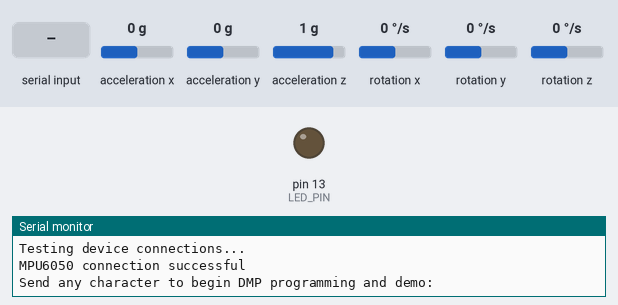
Bench run of a sketch on a simulated Arduino Uno, built with avr-gcc and run on an emulated ATmega328P. On the bench: output pins drawn as LEDs (lit = HIGH), the last lines printed to the serial monitor. Dashed ring = blinking. The inputs (shaded band) are chosen by the test bench; at power-on: acceleration x 0 g, acceleration y 0 g, rotation z 0 °/s, acceleration z 1 g, rotation x 0 °/s, rotation y 0 °/s. The sensor or clock chip raises its interrupt line as the real part does.

Above: at 0.9 s.
1.0 s: "1\n" received over Serial
At 1.73 s:
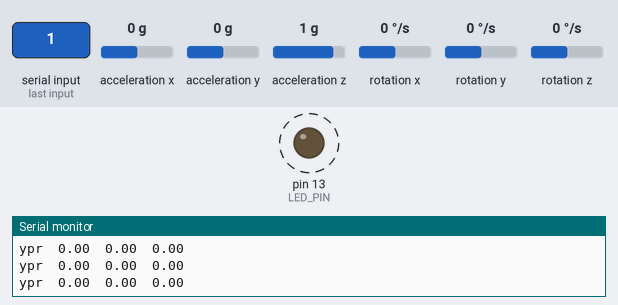
4.0 s: acceleration x set to 0.8 g
7.0 s: acceleration y set to -1.4 g
10.0 s: acceleration y set to 0 g
13.0 s: rotation z set to 100 °/s
16.0 s: acceleration y set to -0.8 g
Timing chart, 0 to 20.0 s (numbered marks = the images above; inputs shaded):
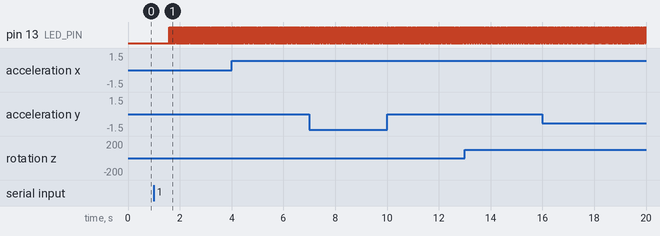

Measured:
- after the input at 1.0 s, pin 13 (LED_PIN): alternates HIGH for 0.02 s and LOW for 0.02 s, starting after 0.58 s

The sketch:

mpu_6050.ino
```cpp
#include "I2Cdev.h"
#include "MPU6050_6Axis_MotionApps20.h"

#if I2CDEV_IMPLEMENTATION == I2CDEV_ARDUINO_WIRE
    #include "Wire.h"
#endif

MPU6050 mpu;
//MPU6050 mpu(0x69); // <-- use for AD0 high


#define OUTPUT_READABLE_YAWPITCHROLL
#define INTERRUPT_PIN 2  // use pin 2 on Arduino Uno & most boards
#define LED_PIN 13 // (Arduino is 13, Teensy is 11, Teensy++ is 6)
bool blinkState = false;

// MPU control/status vars
bool dmpReady = false;  // set true if DMP init was successful
uint8_t mpuIntStatus;   // holds actual interrupt status byte from MPU
uint8_t devStatus;      // return status after each device operation (0 = success, !0 = error)
uint16_t packetSize;    // expected DMP packet size (default is 42 bytes)
uint16_t fifoCount;     // count of all bytes currently in FIFO
uint8_t fifoBuffer[64]; // FIFO storage buffer

// orientation/motion vars
Quaternion q;           // [w, x, y, z]         quaternion container
VectorInt16 aa;         // [x, y, z]            accel sensor measurements
VectorInt16 aaReal;     // [x, y, z]            gravity-free accel sensor measurements
VectorInt16 aaWorld;    // [x, y, z]            world-frame accel sensor measurements
VectorFloat gravity;    // [x, y, z]            gravity vector
float euler[3];         // [psi, theta, phi]    Euler angle container
float ypr[3];           // [yaw, pitch, roll]   yaw/pitch/roll container and gravity vector

// packet structure for InvenSense teapot demo
uint8_t teapotPacket[14] = { '$', 0x02, 0,0, 0,0, 0,0, 0,0, 0x00, 0x00, '\r', '\n' };

volatile bool mpuInterrupt = false;     // indicates whether MPU interrupt pin has gone high
void dmpDataReady () {
    mpuInterrupt = true;
}


void setup() {

    #if I2CDEV_IMPLEMENTATION == I2CDEV_ARDUINO_WIRE
        Wire.begin();
    #elif I2CDEV_IMPLEMENTATION == I2CDEV_BUILTIN_FASTWIRE
        Fastwire::setup(400, true);
    #endif
    Serial.begin(9600);
    while (!Serial); // wait for Leonardo enumeration, others continue immediately

    Serial.println(F("Initializing I2C devices..."));
    mpu.initialize();
    pinMode(INTERRUPT_PIN, INPUT);


    Serial.println(F("Testing device connections..."));
    Serial.println(mpu.testConnection() ? F("MPU6050 connection successful") : F("MPU6050 connection failed"));

    // wait for ready
    Serial.println(F("\nSend any character to begin DMP programming and demo: "));
    while (Serial.available() && Serial.read()); // empty buffer
    while (!Serial.available());                 // wait for data
    while (Serial.available() && Serial.read()); // empty buffer again

    // load and configure the DMP
    Serial.println(F("Initializing DMP..."));
    devStatus = mpu.dmpInitialize();

    // supply your own gyro offsets here, scaled for min sensitivity
    mpu.setXGyroOffset(220);
    mpu.setYGyroOffset(76);
    mpu.setZGyroOffset(-85);
    mpu.setZAccelOffset(1788); // 1688 factory default for my test chip

    // make sure it worked (returns 0 if so)
    if (devStatus == 0) {
        // turn on the DMP, now that it's ready
        Serial.println(F("Enabling DMP..."));
        mpu.setDMPEnabled(true);

        // enable Arduino interrupt detection
        Serial.println(F("Enabling interrupt detection (Arduino external interrupt 0)..."));
        attachInterrupt(2, dmpDataReady, RISING);
        mpuIntStatus = mpu.getIntStatus();

        // set our DMP Ready flag so the main loop() function knows it's okay to use it
        Serial.println(F("DMP ready! Waiting for first interrupt..."));
        dmpReady = true;

        // get expected DMP packet size for later comparison
        packetSize = mpu.dmpGetFIFOPacketSize();
    } else {
        // ERROR!
        // 1 = initial memory load failed
        // 2 = DMP configuration updates failed
        // (if it's going to break, usually the code will be 1)
        Serial.print(F("DMP Initialization failed (code "));
        Serial.print(devStatus);
        Serial.println(F(")"));
    }

    // configure LED for output
    pinMode(LED_PIN, OUTPUT);
}


void loop() {
    // if programming failed, don't try to do anything
    if (!dmpReady) return;

    // wait for MPU interrupt or extra packet(s) available
    while (!mpuInterrupt && fifoCount < packetSize) {

    }

    // reset interrupt flag and get INT_STATUS byte
    mpuInterrupt = false;
    mpuIntStatus = mpu.getIntStatus();

    // get current FIFO count
    fifoCount = mpu.getFIFOCount();

    // check for overflow (this should never happen unless our code is too inefficient)
    if ((mpuIntStatus & 0x10) || fifoCount == 1024) {
        // reset so we can continue cleanly
        mpu.resetFIFO();
        Serial.println(F("FIFO overflow!"));

    } else if (mpuIntStatus & 0x02) {

        while (fifoCount < packetSize) fifoCount = mpu.getFIFOCount();
        mpu.getFIFOBytes(fifoBuffer, packetSize);

        fifoCount -= packetSize;

        #ifdef OUTPUT_READABLE_QUATERNION
            // display quaternion values in easy matrix form: w x y z
            mpu.dmpGetQuaternion(&q, fifoBuffer);
            Serial.print("quat\t");
            Serial.print(q.w);
            Serial.print("\t");
            Serial.print(q.x);
            Serial.print("\t");
            Serial.print(q.y);
            Serial.print("\t");
            Serial.println(q.z);
        #endif

        #ifdef OUTPUT_READABLE_EULER
            // display Euler angles in degrees
            mpu.dmpGetQuaternion(&q, fifoBuffer);
            mpu.dmpGetEuler(euler, &q);
            Serial.print("euler\t");
            Serial.print(euler[0] * 180/M_PI);
            Serial.print("\t");
            Serial.print(euler[1] * 180/M_PI);
            Serial.print("\t");
            Serial.println(euler[2] * 180/M_PI);
        #endif

        #ifdef OUTPUT_READABLE_YAWPITCHROLL
            // display Euler angles in degrees
            mpu.dmpGetQuaternion(&q, fifoBuffer);
            mpu.dmpGetGravity(&gravity, &q);
            mpu.dmpGetYawPitchRoll(ypr, &q, &gravity);
            Serial.print("ypr\t");
            Serial.print(ypr[0] * 180/M_PI);
            Serial.print("\t");
            Serial.print(ypr[1] * 180/M_PI);
            Serial.print("\t");
            Serial.println(ypr[2] * 180/M_PI);
        #endif

        #ifdef OUTPUT_READABLE_REALACCEL
            // display real acceleration, adjusted to remove gravity
            mpu.dmpGetQuaternion(&q, fifoBuffer);
            mpu.dmpGetAccel(&aa, fifoBuffer);
            mpu.dmpGetGravity(&gravity, &q);
            mpu.dmpGetLinearAccel(&aaReal, &aa, &gravity);
            Serial.print("areal\t");
            Serial.print(aaReal.x);
            Serial.print("\t");
            Serial.print(aaReal.y);
            Serial.print("\t");
            Serial.println(aaReal.z);
        #endif

        #ifdef OUTPUT_READABLE_WORLDACCEL
            // display initial world-frame acceleration, adjusted to remove gravity
            // and rotated based on known orientation from quaternion
            mpu.dmpGetQuaternion(&q, fifoBuffer);
            mpu.dmpGetAccel(&aa, fifoBuffer);
            mpu.dmpGetGravity(&gravity, &q);
            mpu.dmpGetLinearAccel(&aaReal, &aa, &gravity);
            mpu.dmpGetLinearAccelInWorld(&aaWorld, &aaReal, &q);
            Serial.print("aworld\t");
            Serial.print(aaWorld.x);
            Serial.print("\t");
            Serial.print(aaWorld.y);
            Serial.print("\t");
            Serial.println(aaWorld.z);
        #endif

        #ifdef OUTPUT_TEAPOT
            // display quaternion values in InvenSense Teapot demo format:
            teapotPacket[2] = fifoBuffer[0];
            teapotPacket[3] = fifoBuffer[1];
            teapotPacket[4] = fifoBuffer[4];
            teapotPacket[5] = fifoBuffer[5];
            teapotPacket[6] = fifoBuffer[8];
            teapotPacket[7] = fifoBuffer[9];
            teapotPacket[8] = fifoBuffer[12];
            teapotPacket[9] = fifoBuffer[13];
            Serial.write(teapotPacket, 14);
            teapotPacket[11]++; // packetCount, loops at 0xFF on purpose
        #endif

        // blink LED to indicate activity
        blinkState = !blinkState;
        digitalWrite(LED_PIN, blinkState);
    }
}
```
